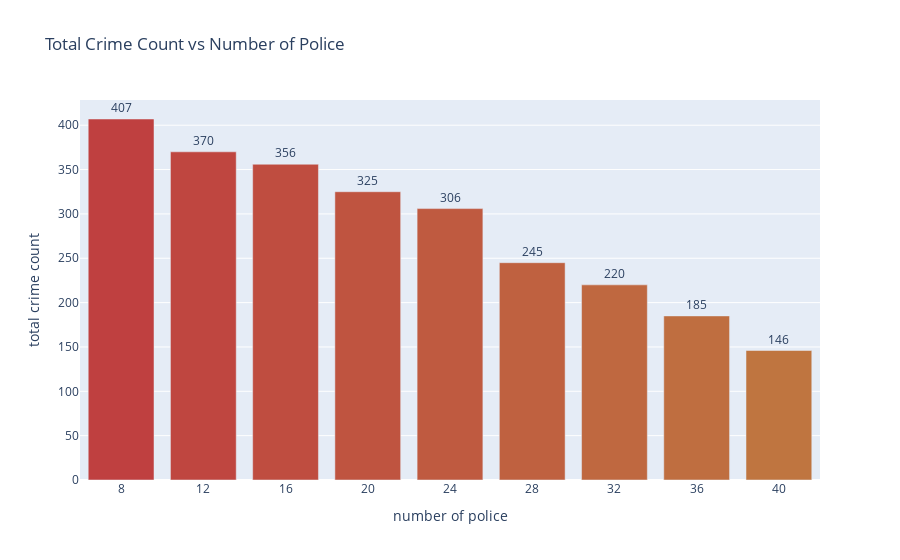

The code cell stored with this chart in its notebook:
### Code cell
import plotly.graph_objects as go
import numpy as np
x = np.arange(8, 44,4)
y=[407,370,356,325,306,245,220,185,146]
colors = ['hsl('+str(h)+',50%'+',50%)' for h in np.linspace(0, 25,len(x))]
fig = go.Figure(data=[go.Bar(
            x=x, 
            y=y,
            text=y,
            textposition='outside',
            marker_color =colors,
        )])
fig.update_layout(title="Total Crime Count vs Number of Police ",
                 xaxis_title="number of police",
                 yaxis_title="total crime count",)
fig.update_xaxes(nticks=20,type ='category')
fig.show()

### Figure 1 — Plotly figure (JSON) as saved in the notebook; plotly's stock layout.template omitted (floating-point values rounded to 4 significant figures)
{"data": [{"marker": {"color": ["hsl(0.0,50%,50%)", "hsl(3.125,50%,50%)", "hsl(6.25,50%,50%)", "hsl(9.375,50%,50%)", "hsl(12.5,50%,50%)", "hsl(15.625,50%,50%)", "hsl(18.75,50%,50%)", "hsl(21.875,50%,50%)", "hsl(25.0,50%,50%)"]}, "text": ["407", "370", "356", "325", "306", "245", "220", "185", "146"], "textposition": "outside", "type": "bar", "x": [8, 12, 16, 20, 24, 28, 32, 36, 40], "y": [407, 370, 356, 325, 306, 245, 220, 185, 146]}], "layout": {"title": {"text": "Total Crime Count vs Number of Police "}, "xaxis": {"nticks": 20, "title": {"text": "number of police"}, "type": "category"}, "yaxis": {"title": {"text": "total crime count"}}}}
